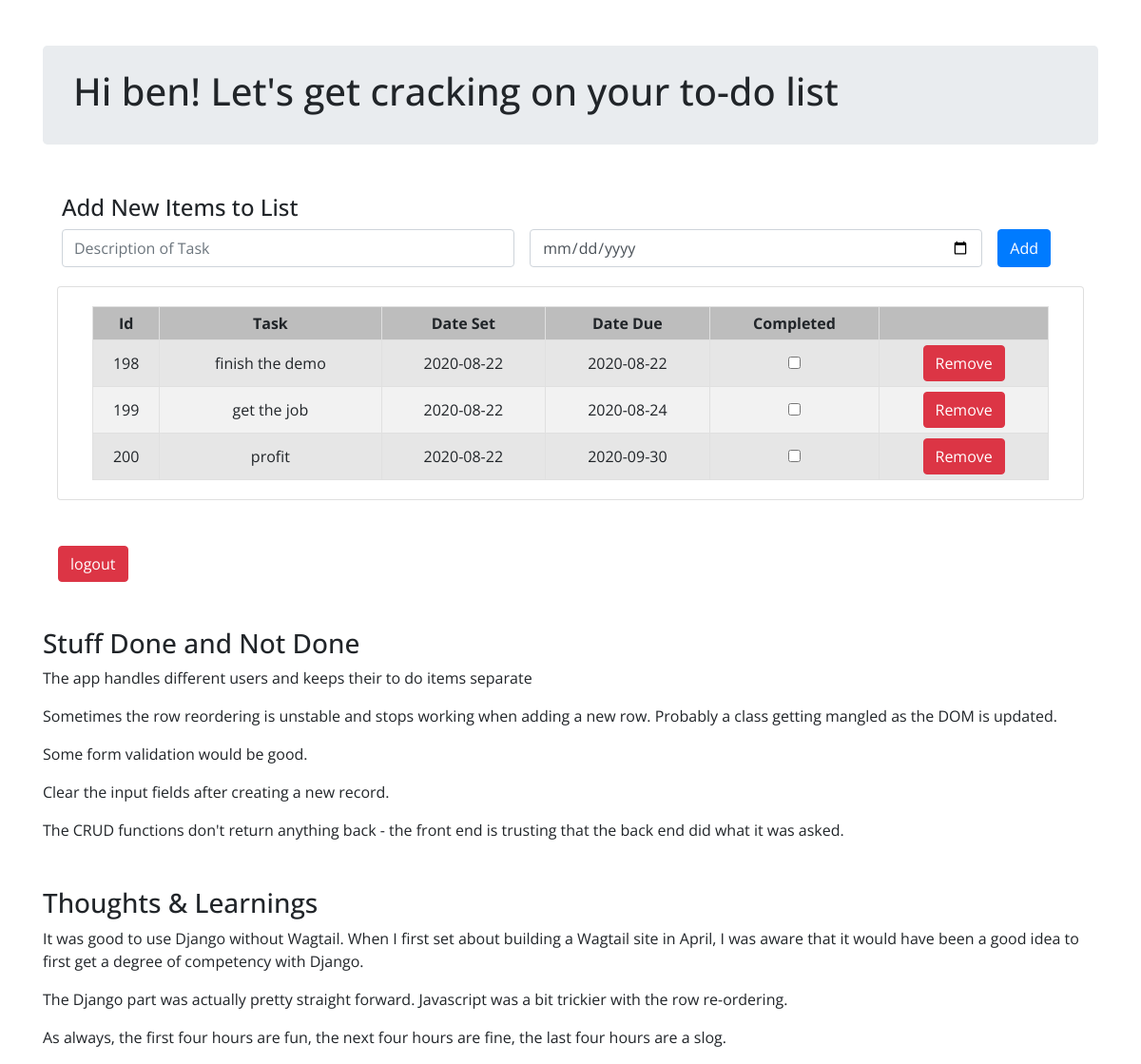
The page /todo/ (signed in) on the database its author committed.
### todo/models.py (models this page shows)
class ToDo(models.Model):
    task_id = models.AutoField(primary_key=True)
    task_text = models.CharField(max_length=200)
    completed = models.BooleanField()
    created_date = models.DateField('date created')
    due_date = models.DateField('date due')
    username = models.CharField(max_length=200)

### todo/views.py (the view, shortened to what this page needs)
# urls.py: url(r'^todo/$', todo_views.index),
def index(request):
    data_in_str = request.body.decode("UTF-8")
    current_user = request.user
    to_dos = get_to_do_list(current_user)
    return render(request, 'todo.html', {'to_dos':to_dos})

### todo/templates/todo.html (shortened to what this page needs)
{% extends 'base.html' %}
{% block content %}
{% if user.is_authenticated %}
<main role="main" class="container">
    <div class="page-content page-container" id="page-content">
        <div class="padding">
            <div class="jumbotron mt-5 py-4">
                <h1>Hi {{ user.username }}! Let's get cracking on your to-do list</h1>
            </div>
            <div class="row container">
                <div class="w-100">
                    <div class="card-body">
                        <h4>Add New Items to List</h4>
                        <div class="d-flex">
                            <input type="text" id="taskText" class="form-control mr-3" placeholder="Description of Task">
                            <input type="date" id="taskDueDate" class="form-control mr-3" placeholder="Due Date">
                            <button class="btn btn-primary" onclick="addJob()">Add</button>
                        </div>
                    </div>
                </div>
            </div>
        </div>
    </div>
    <div class="col-lg-12">
        <div class="card px-3">
            <div class="card-body">
                <div class="responsive-table">
                    <table id="sortable">
                        <tr class="ui-state-default">
                            <th>Id</th>
                            <th>Task</th>
                            <th>Date Set</th>
                            <th>Date Due</th>
                            <th>Completed</th>
                            <th></th>
                        </tr>
                        {% for item in to_dos %}
                        <tr id="rowID{{item.task_id}}">
                            <td class="taskIDCell" data-id="{{item.task_id}}">{{item.task_id}}</td>
                            <td>{{item.text}}</td>
                            <td>{{item.date_created}}</td>
                            <td>{{item.date_due}}</td>
                            <td><input class="checkbox" type="checkbox"{% if item.completed %} checked="checked"{% endif %} onclick="toggleCheckBox({{item.task_id}})" id="checkBoxID{{item.task_id}}"></td>
                            <td><button class="btn btn-danger btn-small" onclick=removeJob({{item.task_id}})>Remove</button> </td>
                        </tr>
                        {% endfor %}
                    </table>
                </div>
            </div>
        </div>
    </div>
    <a href="{% url 'logout' %}" class="btn btn-danger btn-small mt-5 ml-3">logout</a>
    {% else %}
    <p>You are not logged in</p>
    <btn><a href="{% url 'login' %}" class="btn btn-success btn-small mt-5 ml-3">login</a></btn>
    {% endif %}
    <h3 class="mt-5">Stuff Done and Not Done</h3>
    <p>The app handles different users and keeps their to do items separate</p>
    <p>Sometimes the row reordering is unstable and stops working when adding a new row. Probably a class getting mangled as the DOM is updated.</p>
    <p>Some form validation would be good.</p>
    <p>Clear the input fields after creating a new record.</p>
    <p>The CRUD functions don't return anything back - the front end is trusting that the back end did what it was asked.</p>
    <h3 class="mt-5">Thoughts &amp Learnings</h3>
    <p>It was good to use Django without Wagtail. When I first set about building a Wagtail site in April, I was aware that it would have been a good idea to first get a degree of competency with Django.</p>
    <p>The Django part was actually pretty straight forward. Javascript was a bit trickier with the row re-ordering.</p>
    <p>As always, the first four hours are fun, the next four hours are fine, the last four hours are a slog.</p>
    {% endblock %}

### templates/base.html (shortened to what this page needs)
{% load static %}
<!DOCTYPE html>
<html>
<head>
  <link href="//maxcdn.bootstrapcdn.com/bootstrap/4.0.0/css/bootstrap.min.css" rel="stylesheet" id="bootstrap-css">
  <link rel="stylesheet" href="{% static 'css/sortableTable.css' %}">
</head>
<body>
<main>
  {% block content %}
  {% endblock %}
</main>
</body>
</html>

### static/css/sortableTable.css (style rules this page uses)
* { font-family: 'Open Sans', sans-serif; }
.responsive-table { overflow: auto; }
table { width: 100%; border-spacing: 0; border-collapse: collapse; white-space:nowrap; }
table th { background: #BDBDBD; }
table tr:nth-child(odd) { background-color: #F2F2F2; }
table tr:nth-child(even) { background-color: #E6E6E6; }
th, tr, td { text-align: center; border: 1px solid #E0E0E0; padding: 5px; }

### rows shown on the page
ToDo: task_id "198", text "finish the demo", date_created "2020-08-22", date_due "2020-08-22"
ToDo: task_id "199", text "get the job", date_created "2020-08-22", date_due "2020-08-24"
ToDo: task_id "200", text "profit", date_created "2020-08-22", date_due "2020-09-30"

### other values the page prints
{{ user.username }} "ben"
